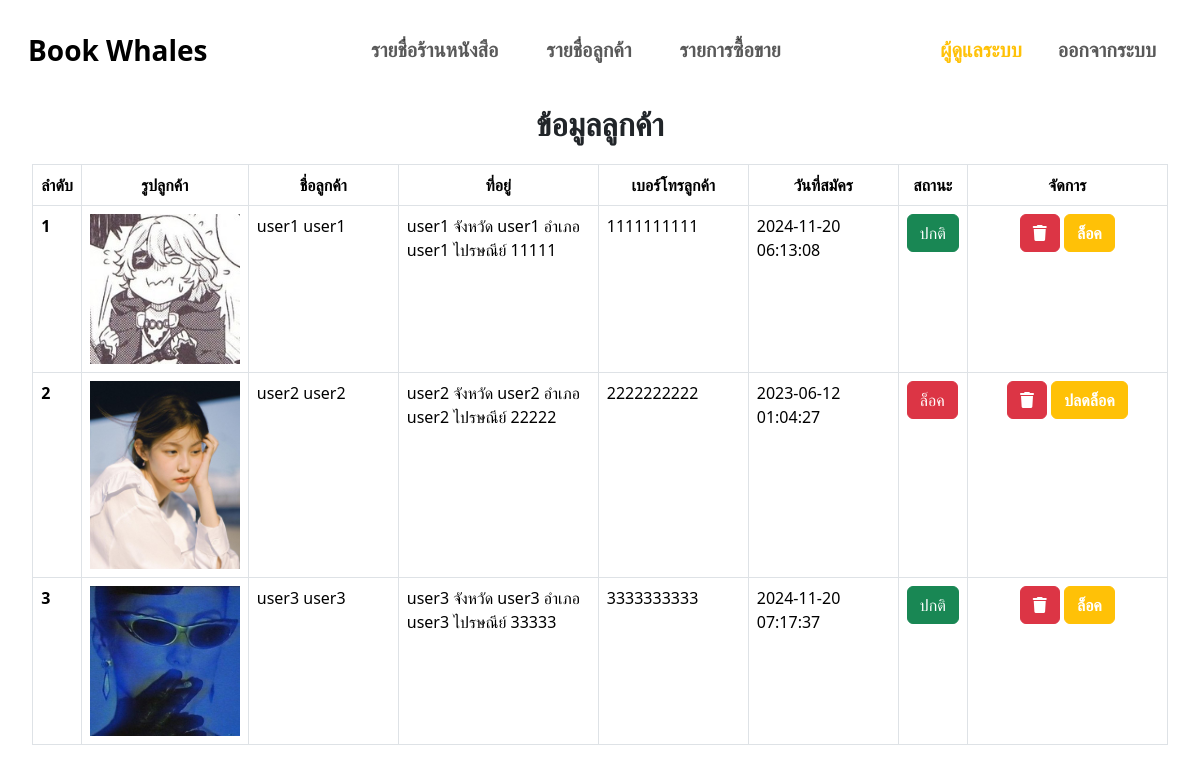
The app's page /admin/detail_users.php (signed in) with its own data.
### tables this page shows
CREATE TABLE `users` (
  `users_id` int(100) NOT NULL,
  `users_firstname` varchar(50) NOT NULL,
  `users_lastname` varchar(50) NOT NULL,
  `users_email` varchar(50) NOT NULL,
  `users_password` varchar(50) NOT NULL,
  `users_img` varchar(255) NOT NULL,
  `users_province` varchar(30) NOT NULL,
  `users_district` varchar(30) NOT NULL,
  `users_zip` varchar(10) NOT NULL,
  `users_address` varchar(255) NOT NULL,
  `users_mobile` varchar(20) NOT NULL,
  `users_role` varchar(1) NOT NULL,
  `users_created` timestamp NOT NULL DEFAULT current_timestamp() ON UPDATE current_timestamp(),
  `users_permit` int(1) NOT NULL
);

### admin/detail_users.php (the view, shortened to what this page needs)
<?php
    require("nav_admin.php");
    $a = 0;
    $sql_users = "select * from users where users_role != 0";
    $rs_users = $connect->query($sql_users);
?>
<!DOCTYPE html>
<html lang="en">
<head>
</head>
<body>
    <div class="text-center mt-2">
        <strong><p class="fs-2">ข้อมูลลูกค้า</p></strong>
    </div>
        <div class='container-fluid d-flex justify-content-center table-responsive mt-3'>
            <table class="table table-bordered w-auto">
                <thead class='text-center'>
                <?php if($rs_users->num_rows >0){?>
                     <tr>
                        <th scope="col">ลำดับ</th>
                        <th scope="col">รูปลูกค้า</th>
                        <th scope="col">ชื่อลูกค้า</th>
                        <th scope="col">ที่อยู่</th>
                        <th scope="col">เบอร์โทรลูกค้า</th>
                        <th scope="col">วันที่สมัคร</th>
                        <th scope="col">สถานะ</th>
                        <th scope="col">จัดการ</th>
                    </tr>
                </thead>
                <tbody>
                    <?php while($r_user = $rs_users->fetch_object()){ $a++; ?>
                    <tr>
                        <th scope="row"><?php echo $a?></th>
                        <td ><img width="150" src="<?php echo $r_user->users_img?>" alt=""></td>
                        <td width="150"><?php echo $r_user->users_firstname ." ".$r_user->users_lastname?></td>
                        <td width="200"><?php echo $r_user->users_address.' '."จังหวัด".' '.$r_user->users_province.' '."อำเภอ".' '.$r_user->users_district.' '."ไปรษณีย์".' '.$r_user->users_zip?></td>
                        <td width="150"><?php echo $r_user->users_mobile?></td>
                        <td width="150"><?php echo $r_user->users_created?></td>
                        <td><?php if($r_user->users_permit != 0){?>
                            <div class="btn btn-success">ปกติ</div>
                        <?php }else{?>
                            <div class="btn btn-danger">ล็อค</div>
                        <?php }?></td>
                        <td class="text-center" width="200">
                        <a href='delete_store.php?id=<?php echo $r_user->users_id?>' class='text-decoration-none'
                             onclick="return confirm('คุณต้องการลบร้านค้านี้หรือไม่')"><button class='btn btn-danger'><i class='fa-solid fa-trash'></i></button></a>
                            <?php if($r_user->users_permit != 0 ){ ?>
                                <a href='setlockuser_permit.php?users_id=<?php echo $r_user->users_id ?>'
                                onclick="return confirm('คุณต้องการล็อคบัญชีนี้หรือไม่')"><button class="btn btn-warning text-white"><strong>ล็อค</strong></button></a>
                            <?php }else{ ?>
                                <a href='setunuser_user.php?users_id=<?php echo $r_user->users_id ?>'
                                onclick="return confirm('คุณต้องการปลดล็อคบัญชีนี้หรือไม่')"><button class="btn btn-warning text-white"><strong>ปลดล็อค</strong></button></a>
                            <?php }?>
                    </tr>
                    <?php }?>
                </tbody>
                <?php }?>
            </table>
        </div>
</body>
</html>

### records on screen
users: users_img (picture), users_firstname "user1", users_lastname "user1", users_address "user1", users_province "user1", users_district "user1", users_zip "11111", users_mobile "1111111111", users_created "2024-11-20 06:13:08", users_permit "ปกติ"
users: users_img (picture), users_firstname "user2", users_lastname "user2", users_address "user2", users_province "user2", users_district "user2", users_zip "22222", users_mobile "2222222222", users_created "2023-06-12 01:04:27", users_permit "ล็อค"
users: users_img (picture), users_firstname "user3", users_lastname "user3", users_address "user3", users_province "user3", users_district "user3", users_zip "33333", users_mobile "3333333333", users_created "2024-11-20 07:17:37", users_permit "ปกติ"
